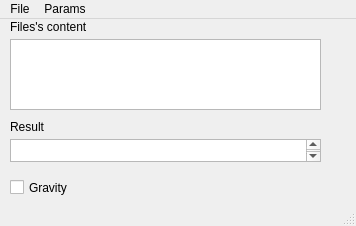
<?xml version="1.0" encoding="UTF-8"?>
<ui version="4.0">
 <class>MainWindow</class>
 <widget class="QMainWindow" name="MainWindow">
  <property name="geometry">
   <rect>
    <x>0</x>
    <y>0</y>
    <width>356</width>
    <height>226</height>
   </rect>
  </property>
  <property name="windowTitle">
   <string>Binary trees</string>
  </property>
  <widget class="QWidget" name="centralWidget">
   <widget class="QLabel" name="label">
    <property name="geometry">
     <rect>
      <x>10</x>
      <y>0</y>
      <width>141</width>
      <height>16</height>
     </rect>
    </property>
    <property name="text">
     <string>Files's content</string>
    </property>
   </widget>
   <widget class="QTextEdit" name="textEdit">
    <property name="geometry">
     <rect>
      <x>10</x>
      <y>20</y>
      <width>311</width>
      <height>71</height>
     </rect>
    </property>
    <property name="readOnly">
     <bool>true</bool>
    </property>
   </widget>
   <widget class="QCheckBox" name="checkBox">
    <property name="geometry">
     <rect>
      <x>10</x>
      <y>160</y>
      <width>211</width>
      <height>17</height>
     </rect>
    </property>
    <property name="text">
     <string>Gravity</string>
    </property>
   </widget>
   <widget class="QTextEdit" name="textEdit_3">
    <property name="enabled">
     <bool>true</bool>
    </property>
    <property name="geometry">
     <rect>
      <x>10</x>
      <y>120</y>
      <width>311</width>
      <height>23</height>
     </rect>
    </property>
    <property name="readOnly">
     <bool>true</bool>
    </property>
   </widget>
   <widget class="QLabel" name="label_3">
    <property name="geometry">
     <rect>
      <x>10</x>
      <y>100</y>
      <width>141</width>
      <height>16</height>
     </rect>
    </property>
    <property name="text">
     <string>Result</string>
    </property>
   </widget>
  </widget>
  <widget class="QStatusBar" name="statusBar"/>
  <widget class="QMenuBar" name="menuBar">
   <property name="geometry">
    <rect>
     <x>0</x>
     <y>0</y>
     <width>356</width>
     <height>21</height>
    </rect>
   </property>
   <widget class="QMenu" name="menu1">
    <property name="title">
     <string>File</string>
    </property>
    <addaction name="action_5"/>
    <addaction name="action_6"/>
    <addaction name="action_11"/>
    <addaction name="separator"/>
    <addaction name="action_7"/>
    <addaction name="separator"/>
   </widget>
   <widget class="QMenu" name="menu">
    <property name="title">
     <string>Params</string>
    </property>
    <addaction name="action"/>
    <addaction name="action_2"/>
   </widget>
   <addaction name="menu1"/>
   <addaction name="menu"/>
  </widget>
  <action name="action_7">
   <property name="text">
    <string>Exit</string>
   </property>
  </action>
  <action name="action_9">
   <property name="text">
    <string>Считать дерево</string>
   </property>
  </action>
  <action name="action_10">
   <property name="text">
    <string>Открыть второе дерево</string>
   </property>
  </action>
  <action name="action_3">
   <property name="enabled">
    <bool>false</bool>
   </property>
   <property name="text">
    <string>Построить первое дерево</string>
   </property>
  </action>
  <action name="action">
   <property name="text">
    <string>Gravity on</string>
   </property>
  </action>
  <action name="action_2">
   <property name="text">
    <string>Gravity off</string>
   </property>
  </action>
  <action name="action_4">
   <property name="enabled">
    <bool>false</bool>
   </property>
   <property name="text">
    <string>Построить второе дерево</string>
   </property>
  </action>
  <action name="action_11">
   <property name="text">
    <string>Found needed element</string>
   </property>
  </action>
  <action name="action_5">
   <property name="text">
    <string>Open</string>
   </property>
  </action>
  <action name="action_6">
   <property name="text">
    <string>Construct the graph</string>
   </property>
  </action>
 </widget>
 <layoutdefault spacing="6" margin="11"/>
 <resources/>
 <connections/>
</ui>
